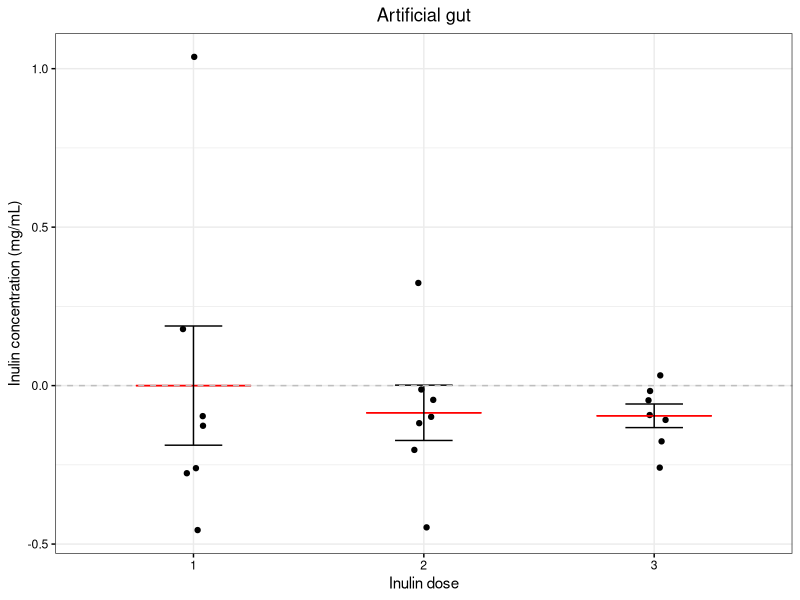
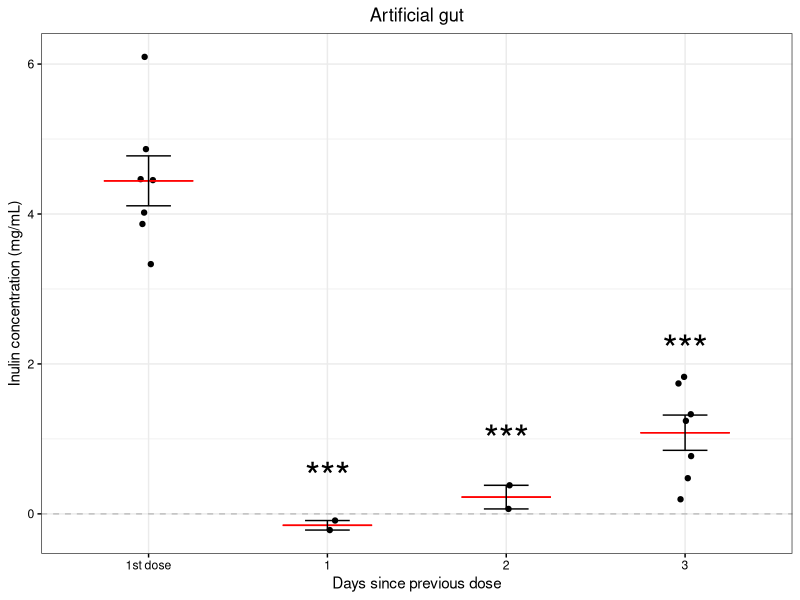
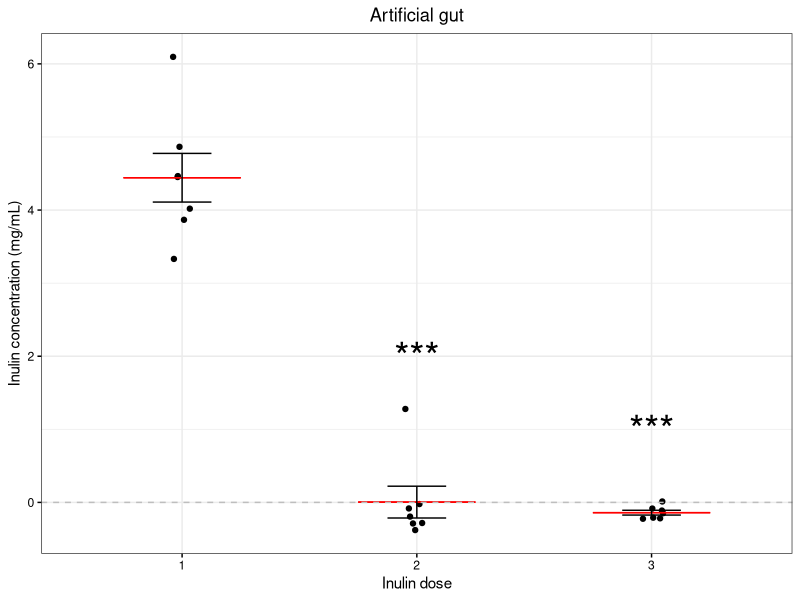
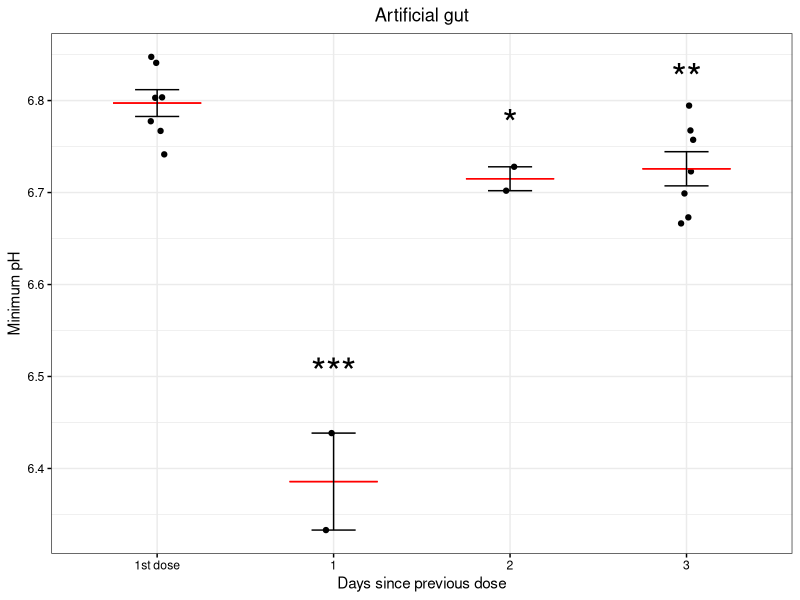
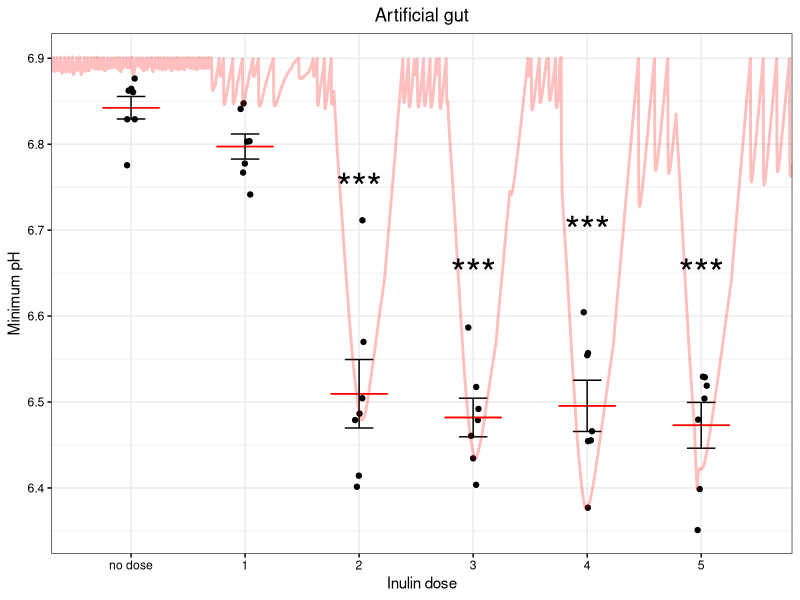
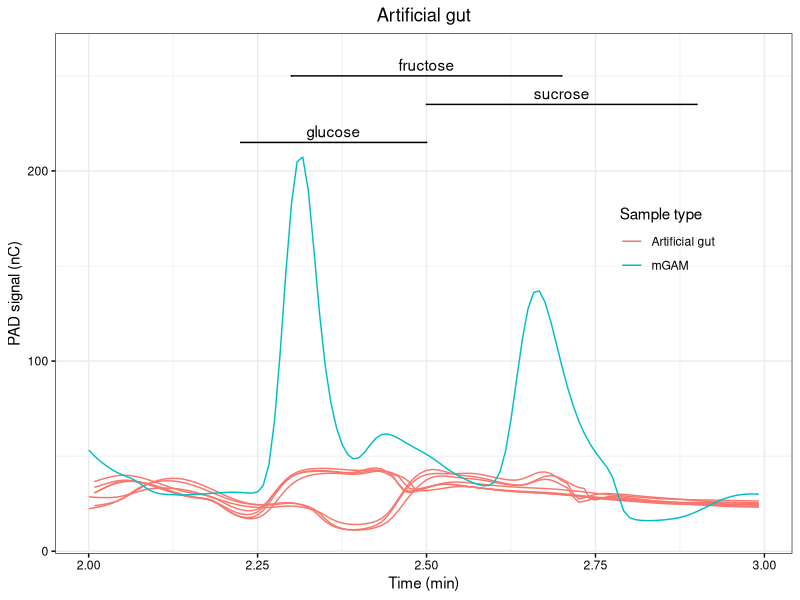
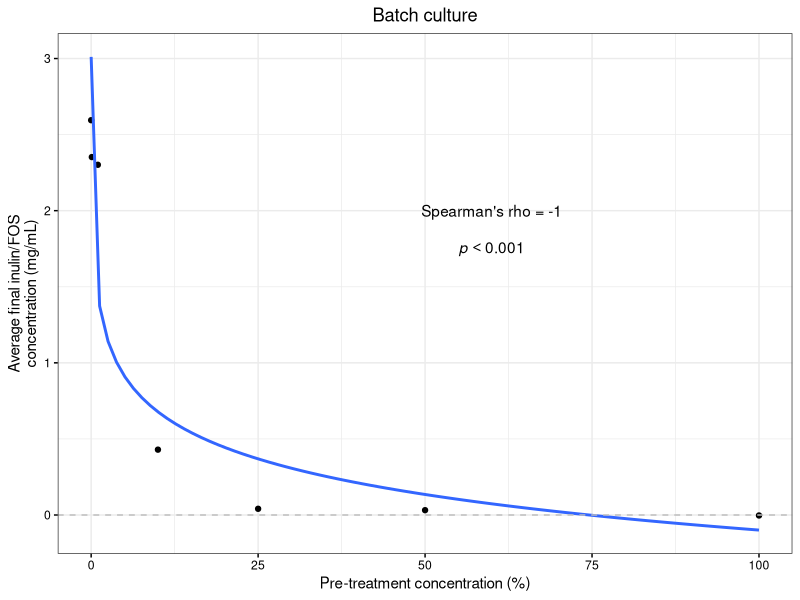
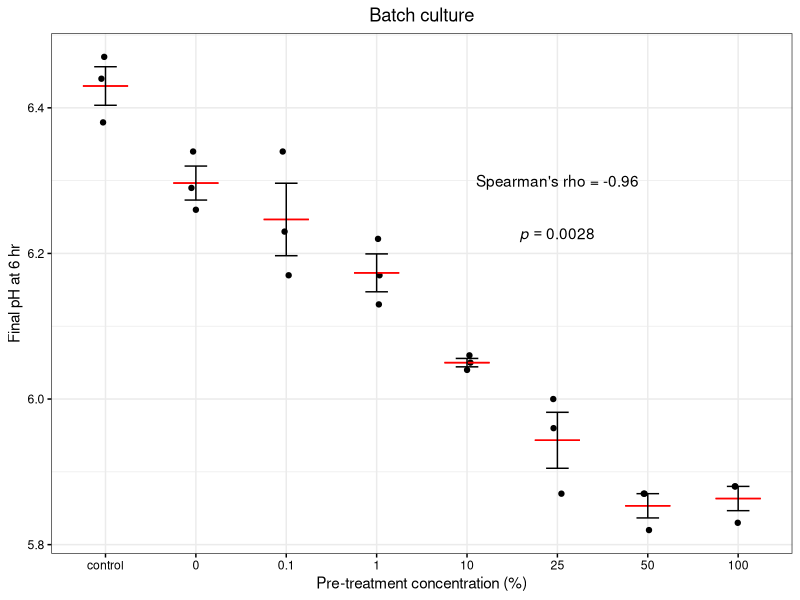

Recreate these plots in R, in order.
## ---- chunk 1
# Plotting
library(tidyverse)
library(patchwork)
library(ggsignif)

# Stats
library(lme4)
library(lmerTest)

theme_set(theme_bw() +
            theme(axis.text = element_text(color = "black"),
                  axis.ticks = element_line(color = "black"),
                  plot.title = element_text(hjust = 0.5)))

## ---- chunk 2
# Bioreactor HPAEC
## To plot: (1) inulin by day, (2) inulin by dose spacing, (3) inulin at the Hr -2 time points
bioreactor_hp <- read.csv("data/HPAEC/bioreactor_HPAEC_peaks.csv")

# Bioreactor pH
## To plot: (1) minimum pH by day with trace, (2) minimum pH by dose spacing
bioreactor_pH <- read.csv("data/pH/bioreactor_pH.csv")
bioreactor_pH_dsld <- read.csv("data/pH/bioreactor_pH_dsld.csv")
V1_trace <- read.csv("data/pH/V1_trace.csv") |>
  filter(time > 11.5*24*60*60 & time < 18*24*60*60)

# Human cohort HPAEC
## To plot: (1) metabolic potential by time point, (2) same but with individual participants highlighted
human_hpaec <- read.csv("data/HPAEC/human_cohort_HPAEC_all.csv") |>
  filter(cond == "pump")

# Batch culture dose dependence HPAEC
## To plot: (1) Remaining inulin
dose_hp <- read.csv("data/HPAEC/dose_response_hpaec.csv")

# Batch culture dose dependence pH
## To plot: (1) Final pH
dose_pH <- read.csv("data/pH/dose_response_pH.csv")

# HPAEC chromatograms
chromat <- read.csv("data/HPAEC/chromatograms_short.csv")

## ---- chunk 3
# Bioreactor HPAEC
## Sigma dahlia inulin is long chain, so only examine DP 11+
bioreactor_hp <- bioreactor_hp |>
  filter(DPn >= 11 & run != "standard" & day >= 14) |>
  group_by(day, hour, vessel, time, dsld) |>
  dplyr::summarize(conc=sum(conc)) |>
  mutate(day=factor(day-13))

bioreactor_hp_PM <- bioreactor_hp |>
  filter(day %in% 1:3 & hour == 16)

bioreactor_hp_AM <- bioreactor_hp |>
  filter(day %in% 1:3 & hour == 8)

bioreactor_hp_dsld <- bioreactor_hp |>
  filter(!is.na(dsld))
bioreactor_hp_dsld[bioreactor_hp_dsld == "first dose"] <- "1st dose"
bioreactor_hp_dsld$dsld <- factor(bioreactor_hp_dsld$dsld, levels=c("1st dose", "1", "2", "3"))

## Summarize
bioreactor_hp_PM_summary <- bioreactor_hp_PM |> 
  group_by(day) |>
  dplyr::summarize(mean=mean(conc), se=sd(conc)/sqrt(length(conc)))

bioreactor_hp_AM_summary <- bioreactor_hp_AM |> 
  group_by(day) |>
  dplyr::summarize(mean=mean(conc), se=sd(conc)/sqrt(length(conc)))

bioreactor_hp_dsld_summary <- bioreactor_hp_dsld |> 
  group_by(dsld) |>
  dplyr::summarize(mean=mean(conc), se=sd(conc)/sqrt(length(conc)))

## Statistics - mixed-effects linear models
lmer(conc ~ day + (1|vessel), data = bioreactor_hp_PM) |> summary()
# Fixed effects:
#             Estimate Std. Error      df t value Pr(>|t|)    
# (Intercept)   4.4421     0.2304 17.9358   19.28 1.94e-13 ***
# day2         -4.4377     0.3189 12.0000  -13.92 9.13e-09 ***
# day3         -4.5822     0.3189 12.0000  -14.37 6.34e-09 ***

lmer(conc ~ day + (1|vessel), data = bioreactor_hp_AM) |> summary()
#             Estimate Std. Error      df t value Pr(>|t|)    
# (Intercept)   4.4421     0.2681 14.0000  16.572 1.35e-10 ***
# dsld1        -4.5947     0.5686 14.0000  -8.080 1.22e-06 ***
# dsld2        -4.2187     0.5686 14.0000  -7.419 3.26e-06 ***
# dsld3        -3.3598     0.3791 14.0000  -8.863 4.08e-07 ***

lmer(conc ~ dsld + (1|vessel), data = bioreactor_hp_dsld) |> summary()
# Fixed effects:
#             Estimate Std. Error      df t value Pr(>|t|)    
# (Intercept)   4.4421     0.2681 14.0000  16.572 1.35e-10 ***
# dsld1        -4.5947     0.5686 14.0000  -8.080 1.22e-06 ***
# dsld2        -4.2187     0.5686 14.0000  -7.419 3.26e-06 ***
# dsld3        -3.3598     0.3791 14.0000  -8.863 4.08e-07 ***

bioreactor_hp_dsld |>
  mutate(dsld = factor(dsld, levels=c("1", "2", "3", "1st dose"))) |>
           lmer(conc ~ dsld + (1|vessel), data=_) |> summary()
# Fixed effects:
#              Estimate Std. Error      df t value Pr(>|t|)    
# (Intercept)   -0.1527     0.5015 14.0000  -0.304   0.7653    
# dsld2          0.3760     0.7092 14.0000   0.530   0.6043    
# dsld3          1.2349     0.5686 14.0000   2.172   0.0475 *  
# dsld1st dose   4.5947     0.5686 14.0000   8.080 1.22e-06 ***
## ---- chunk 4
# Bioreactor pH
bioreactor_pH$dose[bioreactor_pH$dose == 0] <- "no dose"
bioreactor_pH$dose <- factor(bioreactor_pH$dose, levels=c("no dose", "1", "2", "3", "4", "5"))

bioreactor_pH_summary <- bioreactor_pH |>
  group_by(dose) |>
  dplyr::summarize(mean=mean(min), se=sd(min)/sqrt(length(min)))

bioreactor_pH_dsld$time <- factor(bioreactor_pH_dsld$time, levels = c("1st dose", "1", "2", "3"))

bioreactor_pH_dsld_summary <- bioreactor_pH_dsld |>
  group_by(time) |>
  dplyr::summarize(mean=mean(min), se=sd(min)/sqrt(length(min)))

lmer(min ~ dose + (1|vessel), data = bioreactor_pH) |> summary()
# Fixed effects:
#             Estimate Std. Error       df t value Pr(>|t|)    
# (Intercept)  6.84245    0.02606 24.60772 262.574  < 2e-16 ***
# dose1       -0.04517    0.03074 30.00000  -1.469    0.152    
# dose2       -0.33286    0.03074 30.00000 -10.829 6.94e-12 ***
# dose3       -0.36046    0.03074 30.00000 -11.726 9.91e-13 ***
# dose4       -0.34690    0.03074 30.00000 -11.285 2.55e-12 ***
# dose5       -0.36953    0.03074 30.00000 -12.022 5.34e-13 ***

lmer(min ~ time + (1|vessel), data = bioreactor_pH_dsld) |> summary()
# Fixed effects:
#             Estimate Std. Error       df t value Pr(>|t|)    
# (Intercept)  6.79729    0.01751 11.67852 388.290  < 2e-16 ***
# time1       -0.40534    0.03280  9.68673 -12.356 3.01e-07 ***
# time2       -0.09790    0.03280  9.68673  -2.984   0.0142 *  
# time3       -0.07639    0.02094  8.15239  -3.649   0.0063 ** 

## ---- chunk 5
# Human cohort HPAEC
## Synergy1 has both inulin and FOS so we use DP 3+
human_hpaec <- human_hpaec |>
  mutate(group = ifelse(arm == "blue", "Prebiotic", "Placebo")) |>
  dplyr::select(participant, group, time, DPn, conc) |>
  dplyr::filter(DPn >= 3) |>
  dplyr::group_by(participant, group, time) |>
  dplyr::summarize(total=sum(conc)) |>
  mutate(time = factor(time, levels=c("T1", "F1", "T2", "F2", "T3", "F3"))) |>
  mutate(time2 = NA)

human_hpaec$time2[human_hpaec$time == "T1"] <- -6
human_hpaec$time2[human_hpaec$time == "F1"] <- -3
human_hpaec$time2[human_hpaec$time == "T2"] <- 1
human_hpaec$time2[human_hpaec$time == "F2"] <- 4
human_hpaec$time2[human_hpaec$time == "T3"] <- 8
human_hpaec$time2[human_hpaec$time == "F3"] <- 11

human_hpaec_summary <- human_hpaec |>
  group_by(group, time2) |>
  dplyr::summarize(mean=mean(total), se=sd(total)/sqrt(length(total)))

glmer(total ~ group*time + (1 | participant), data=human_hpaec, family = Gamma(link = "log")) |>
  summary()
# Fixed effects:
#                       Estimate Std. Error t value Pr(>|z|)  
# (Intercept)           -0.26704    0.23144  -1.154   0.2486  
# groupPrebiotic        -0.44877    0.32830  -1.367   0.1716  
# timeF1                -0.07313    0.20809  -0.351   0.7253  
# timeT2                -0.24219    0.20364  -1.189   0.2343  
# timeF2                -0.14590    0.20766  -0.703   0.4823  
# timeT3                -0.34793    0.20131  -1.728   0.0839 .
# timeF3                -0.21770    0.20498  -1.062   0.2882  
# groupPrebiotic:timeF1 -0.10290    0.28902  -0.356   0.7218  
# groupPrebiotic:timeT2 -0.63407    0.28890  -2.195   0.0282 *
# groupPrebiotic:timeF2 -0.67882    0.28975  -2.343   0.0191 *
# groupPrebiotic:timeT3  0.15266    0.28802   0.530   0.5961  
# groupPrebiotic:timeF3  0.07297    0.29107   0.251   0.8020  
## ---- chunk 6
## Sigma dahlia inulin = DP 11+
dose_hp <- dose_hp |>
  filter(DPn >= 11) |>
  group_by(treatment1, treatment2, rep) |>
  dplyr::summarize(total=sum(conc)) |>
  group_by(treatment1, treatment2) |>
  dplyr::summarize(mean=mean(total)) |>
  filter(treatment2 == 100)

cor.test(dose_hp$treatment1, dose_hp$mean, method = "spearman")
# p = 0.0003968, rho = -1

# Batch culture dose dependence pH
dose_pH[dose_pH$Treatment == "HH", "Treatment"] <- "control"
dose_pH$Treatment <- factor(dose_pH$Treatment, levels=c("control", "0", "0.1", "1", "10", "25", "50", "100"))

dose_pH_summary <- dose_pH |>
  group_by(Treatment) |>
  dplyr::summarize(mean=mean(pH), se=sd(pH)/sqrt(length(pH)))

cor.test(as.numeric(dose_pH_summary[dose_pH_summary$Treatment != "control",]$Treatment),
         dose_pH_summary[dose_pH_summary$Treatment != "control",]$mean, method = "spearman")
# p = 0.002778, rho = -0.9642857

## ---- chunk 7
# Bioreactor HPAEC
## (1) inulin by day
bioreactor_hp_PM_plot <- ggplot(bioreactor_hp_PM, aes(x=day, y=conc)) +
  geom_point(position=position_jitter(width = 0.05, height=0)) +
  geom_errorbar(data = bioreactor_hp_PM_summary, aes(x=day, ymin = mean, ymax=mean),
                color="red", width=0.5, inherit.aes = F) +
  geom_errorbar(data = bioreactor_hp_PM_summary, aes(x=day, ymin = mean-se, ymax=mean+se),
                color="black", width=0.25, inherit.aes = F) +
  annotate(geom = "text", x = c(2, 3), y = c(2, 1), label = "***", size = 10) +
  geom_hline(yintercept = 0, linetype="dashed", color="gray") +
  labs(x = "Inulin dose", y = "Inulin concentration (mg/mL)") +
  ggtitle("Artificial gut")

## (2) inulin by dose spacing
bioreactor_hp_dsld_plot <- ggplot(bioreactor_hp_dsld, aes(x=dsld, y=conc)) +
  geom_point(position=position_jitter(width = 0.05, height=0)) +
  geom_errorbar(data = bioreactor_hp_dsld_summary, aes(x=dsld, ymin = mean, ymax=mean),
                color="red", width=0.5, inherit.aes = F) +
  geom_errorbar(data = bioreactor_hp_dsld_summary, aes(x=dsld, ymin = mean-se, ymax=mean+se),
                color="black", width=0.25, inherit.aes = F) +
  annotate(geom = "text", x = c(2, 3, 4), y = c(0.5, 1, 2.2), label = "***", size = 10) +
  geom_hline(yintercept = 0, linetype="dashed", color="gray") +
  labs(x = "Days since previous dose", y = "Inulin concentration (mg/mL)") +
  ggtitle("Artificial gut")


## (3) inulin at the Hr -2 time points
bioreactor_hp_AM_plot <- ggplot(bioreactor_hp_AM, aes(x=day, y=conc)) +
  geom_point(position=position_jitter(width = 0.05, height=0)) +
  geom_errorbar(data = bioreactor_hp_AM_summary, aes(x=day, ymin = mean, ymax=mean),
                color="red", width=0.5, inherit.aes = F) +
  geom_errorbar(data = bioreactor_hp_AM_summary, aes(x=day, ymin = mean-se, ymax=mean+se),
                color="black", width=0.25, inherit.aes = F) +
  geom_hline(yintercept = 0, linetype="dashed", color="gray") +
  labs(x = "Inulin dose", y = "Inulin concentration (mg/mL)") +
  ggtitle("Artificial gut")
## ---- chunk 8
## (1) minimum pH by day with trace
bioreactor_pH_plot <- ggplot(bioreactor_pH,
                             aes(x=factor(dose,levels=c("no dose", "1", "2", "3", "4", "5")), y=min)) +
  geom_point(position=position_jitter(width = 0.05, height=0)) +
  geom_errorbar(data = bioreactor_pH_summary, aes(x=dose, ymin = mean, ymax=mean),
                color="red", width=0.5, inherit.aes = F) +
  geom_errorbar(data = bioreactor_pH_summary, aes(x=dose, ymin = mean-se, ymax=mean+se),
                color="black", width=0.25, inherit.aes = F) +
  geom_line(data = V1_trace, aes(x=time/(60*60*24)-11.2, y=pH), color="red", alpha=0.25, size=1, inherit.aes = F) +
  annotate(geom = "text", x = c(3:6), y = c(6.75, 6.65, 6.7, 6.65), label = "***", size = 10) +
  labs(x = "Inulin dose", y = "Minimum pH") +
  ggtitle("Artificial gut")

## (2) minimum pH by dose spacing
bioreactor_pH_dsld_plot <- ggplot(bioreactor_pH_dsld, aes(x=time, y=min)) +
  geom_point(position=position_jitter(width = 0.05, height=0)) +
  geom_errorbar(data = bioreactor_pH_dsld_summary, aes(x=time, ymin = mean, ymax=mean),
                color="red", width=0.5, inherit.aes = F) +
  geom_errorbar(data = bioreactor_pH_dsld_summary, aes(x=time, ymin = mean-se, ymax=mean+se),
                color="black", width=0.25, inherit.aes = F) +
  annotate(geom = "text", x = c(2:4), y = c(6.505, 6.775, 6.825), label = c("***", "*", "**"), size = 10) +
  labs(x = "Days since previous dose", y = "Minimum pH") +
  ggtitle("Artificial gut")
## ---- chunk 9
## (1) metabolic potential by time point
human_hpaec_annotation <- data.frame(label = c("*", "*"), time2 = c(3, 4),
                                     group = c("Prebiotic", "Prebiotic"), height = c(1.3, 1.5))
human_hpaec_annotation2 <- data.frame(label = c("Baseline", "Treatment", "Followup",
                                                "Baseline", "Treatment", "Followup"),
                                      time2 = c(1.5, 3.5, 5.5, 1.5, 3.5, 5.5),
                                     group = c("Prebiotic", "Prebiotic", "Prebiotic",
                                               "Placebo", "Placebo", "Placebo"), height = -0.1)

human_hpaec_plot <- ggplot(human_hpaec, aes(x=factor(time2), y=total)) +
  geom_point(position=position_jitter(width = 0.05, height=0)) +
  geom_errorbar(data = human_hpaec_summary, aes(x=factor(time2), ymin = mean, ymax=mean),
                color="red", width=0.5, inherit.aes = F) +
  geom_errorbar(data = human_hpaec_summary, aes(x=factor(time2), ymin = mean-se, ymax=mean+se),
                color="black", width=0.25, inherit.aes = F) +
  geom_text(data = human_hpaec_annotation, aes(x = time2, y = height, label = label), size = 10) +
  geom_text(data = human_hpaec_annotation2, aes(x = time2, y = height, label = label), size = 3) +
  geom_hline(yintercept = 0, linetype="dashed", color="gray") +
  facet_wrap(~group) +
  labs(x = "Time of stool sample (day)", y = "Inulin/FOS concentration (mg/mL)") +
  ggtitle("Human cohort")

## (2) same but with individual participants highlighted
### Identify minimum time point for each participant
human_hpaec_mins <- human_hpaec|>
  group_by(participant) |>
  mutate(min=min(total)) |>
  filter(total == min) |>
  dplyr::select(-min)

### Which participants increased metabolic potential on average from week 1 to week 2?
which_increased <- human_hpaec |>
  filter(time2 <= 4) |>
  dplyr::select(-time2) |>
  spread(key=time, value=total) |>
  mutate(change = mean(c(T2, F2), na.rm=T) - mean(c(T1, F1), na.rm=T)) |>
  filter(change >= 0) |>
  pull(participant)

human_hpaec <- human_hpaec |>
  mutate(change = ifelse(participant %in% which_increased, "increase", "decrease"))

human_hpaec_indiv_plot <- ggplot(human_hpaec, aes(x=factor(time2), y=total)) +
  geom_line(aes(group=participant, color=change)) +
  geom_point(data = human_hpaec_mins, aes(x=factor(time2), y=total), color="red") +
  geom_text(data = human_hpaec_annotation, aes(x = time2, y = height, label = label), size = 10) +
  geom_text(data = human_hpaec_annotation2, aes(x = time2, y = 0.011, label = label), size = 3) +
  facet_wrap(~group) +
  scale_y_log10() +
  scale_color_manual(values=c("black", "red")) +
  theme(legend.position = "none") +
  labs(x = "Time of stool sample (day)", y = "Inulin/FOS concentration (mg/mL)") +
  ggtitle("Human cohort")
#ggsave("plots/fig_s1a.png", human_hpaec_indiv_plot, height = 3, width = 6)

# (3) F1 samples stool
human_hpaec_stool <- read.csv("data/HPAEC/human_cohort_HPAEC_all.csv") |>
  filter(cond == "stool" & time == "F1") |>
  mutate(group = ifelse(arm == "blue", "Prebiotic", "Placebo")) |>
  filter(DPn >= 3) |>
  group_by(participant, group, time) |>
  summarize(total=sum(conc))

human_hpaec_stool_summary <- human_hpaec_stool |>
  group_by(group) |>
  summarize(mean = mean(total), se = sd(total)/sqrt(length(total)))

### Plot
F1_stool_plot <- ggplot(human_hpaec_stool, aes(x = group, y = total)) +
  geom_point(position=position_jitter(width = 0.05, height=0)) +
  geom_errorbar(data = human_hpaec_stool_summary, aes(x=group, ymin = mean, ymax=mean),
                color="red", width=0.5, inherit.aes = F) +
  geom_errorbar(data = human_hpaec_stool_summary, aes(x=group, ymin = mean-se, ymax=mean+se),
                color="black", width=0.25, inherit.aes = F) +
  geom_hline(yintercept = 0, linetype="dashed", color="gray") +
  labs(x = "Group", y = "Inulin/FOS concentration (mg/mL)") +
  ggtitle("Human cohort")
#ggsave("plots/figS2E.png", F1_stool_plot, height = 3, width = 4)


## ---- chunk 10
## (1) Remaining inulin
dose_hp_plot <- ggplot(dose_hp, aes(x=treatment1, y=mean)) +
  geom_point() +
  geom_smooth(method='lm', formula= y ~ log2(x+0.01), se=F) +
  geom_hline(yintercept = 0, linetype="dashed", color = "gray") +
  labs(x = "Pre-treatment concentration (%)", y = "Average final inulin/FOS\nconcentration (mg/mL)") +
  annotate(geom = "text", x = 60, y = 2, label = "Spearman's rho = -1") +
  annotate(geom = "text", x = 60, y = 1.75, label = "italic(p) < 0.001", parse = T) +
  ggtitle("Batch culture")

# Batch culture dose dependence pH
## (1) Final pH
dose_pH_plot <- ggplot(dose_pH, aes(x=Treatment, y=pH)) +
  geom_point(position=position_jitter(width = 0.05, height=0)) +
  geom_errorbar(data = dose_pH_summary, aes(x=Treatment, ymin = mean, ymax=mean),
                color="red", width=0.5, inherit.aes = F) +
  geom_errorbar(data = dose_pH_summary, aes(x=Treatment, ymin = mean-se, ymax=mean+se),
                color="black", width=0.25, inherit.aes = F) +
  labs(x = "Pre-treatment concentration (%)", y = "Final pH at 6 hr") +
  annotate(geom = "text", x = 6, y = 6.3, label = "Spearman's rho = -0.96") +
  annotate(geom = "text", x = 6, y = 6.225, label = "italic(p) == 0.0028", parse = T) +
  ggtitle("Batch culture")

## ---- chunk 11
# Chromatograms
chromat_labels <- data.frame(annotations = c("glucose", "fructose", "sucrose"), xmin = c(2.225, 2.3, 2.5),
                             xmax = c(2.5, 2.7, 2.9), y_position = c(215, 250, 235))
  
chromat_plot <- ggplot(chromat) +
  geom_line(aes(group = paste0(type, rep), x = time, y = nC, color = type)) +
  geom_signif(data = chromat_labels, aes(annotations = annotations, xmin = xmin, xmax = xmax, y_position = y_position),
              tip_length = 0, inherit.aes = F, manual = T) +
  geom_hline(yintercept = 260, alpha = 0) +
  labs(x = "Time (min)", y = "PAD signal (nC)", color = "Sample type") +
  ggtitle("Artificial gut") +
  theme(legend.position = c(0.83, 0.6),
        legend.background=element_blank())
#ggsave("plots/short_spectra.png", chromat_plot, height = 3, width = 4)


## ---- chunk 12
# Figure 1
fig1_top <- human_hpaec_plot + bioreactor_pH_plot + plot_layout(widths = c(3, 2))
fig1_bottom <- bioreactor_hp_PM_plot + bioreactor_hp_dsld_plot + dose_hp_plot

fig1 <- fig1_top / fig1_bottom + plot_annotation(tag_levels = "A")

#ggsave("plots/fig1.png", fig1, height = 7, width = 9)

# Figure S2
figS2 <- human_hpaec_indiv_plot / (bioreactor_hp_AM_plot + bioreactor_pH_dsld_plot) / (dose_pH_plot + F1_stool_plot) +
  plot_annotation(tag_levels = "A")

#ggsave("plots/figS2.png", figS2, height = 10, width = 9)
